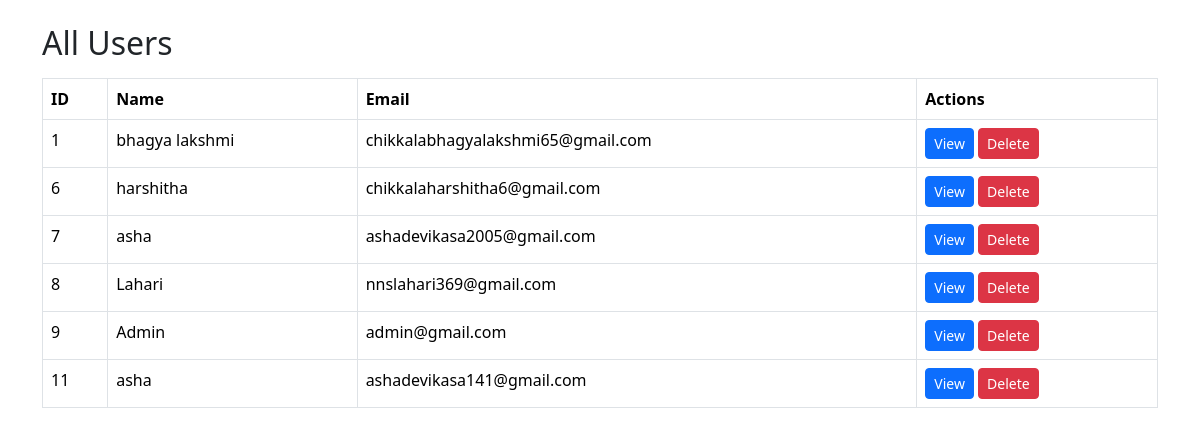
/admin_users, run on the app's committed database.
### tables this page shows
CREATE TABLE users (
                id INTEGER PRIMARY KEY AUTOINCREMENT,
                username TEXT,
                email TEXT UNIQUE,
                phone TEXT,
                password TEXT,
                profile_image TEXT
            , cover_image TEXT, role TEXT DEFAULT 'user');

### app.py (the view)
@app.route("/admin_users")
def admin_users():
    with sqlite3.connect("users.db") as conn:
        c = conn.cursor()
        c.execute("SELECT id, username, email FROM users")
        users = c.fetchall()
    return render_template("admin_users.html", users=users)

### app.py (called while the page is built)
@app.context_processor
def inject_user():
    return dict(current_user=session.get("user"))

### templates/admin_users.html (shortened to what this page needs)
<!DOCTYPE html>
<html>
<head>
<link href="https://cdn.jsdelivr.net/npm/bootstrap@5.3.2/dist/css/bootstrap.min.css" rel="stylesheet">
</head>
<body>
<div class="container mt-4">
<h2>All Users</h2>
<table class="table table-bordered mt-3">
<tr>
<th>ID</th>
<th>Name</th>
<th>Email</th>
<th>Actions</th>
</tr>
{% for user in users %}
<tr>
<td>{{ user[0] }}</td>
<td>{{ user[1] }}</td>
<td>{{ user[2] }}</td>
<td>
<a href="/user_details/{{ user[2] }}" class="btn btn-sm btn-primary">View</a>
<a href="/delete_user/{{ user[2] }}"
   class="btn btn-sm btn-danger"
   onclick="return confirm('Are you sure you want to delete this user?');">
   Delete
</a>
</td>
</tr>
{% endfor %}
</table>
</div>
</body>
</html>

### data on the page
users: id "1", username "bhagya lakshmi", email "chikkalabhagyalakshmi65@gmail.com"
users: id "6", username "harshitha", email "chikkalaharshitha6@gmail.com"
users: id "7", username "asha", email "ashadevikasa2005@gmail.com"
users: id "8", username "Lahari", email "nnslahari369@gmail.com"
users: id "9", username "Admin", email "admin@gmail.com"
users: id "11", username "asha", email "ashadevikasa141@gmail.com"
